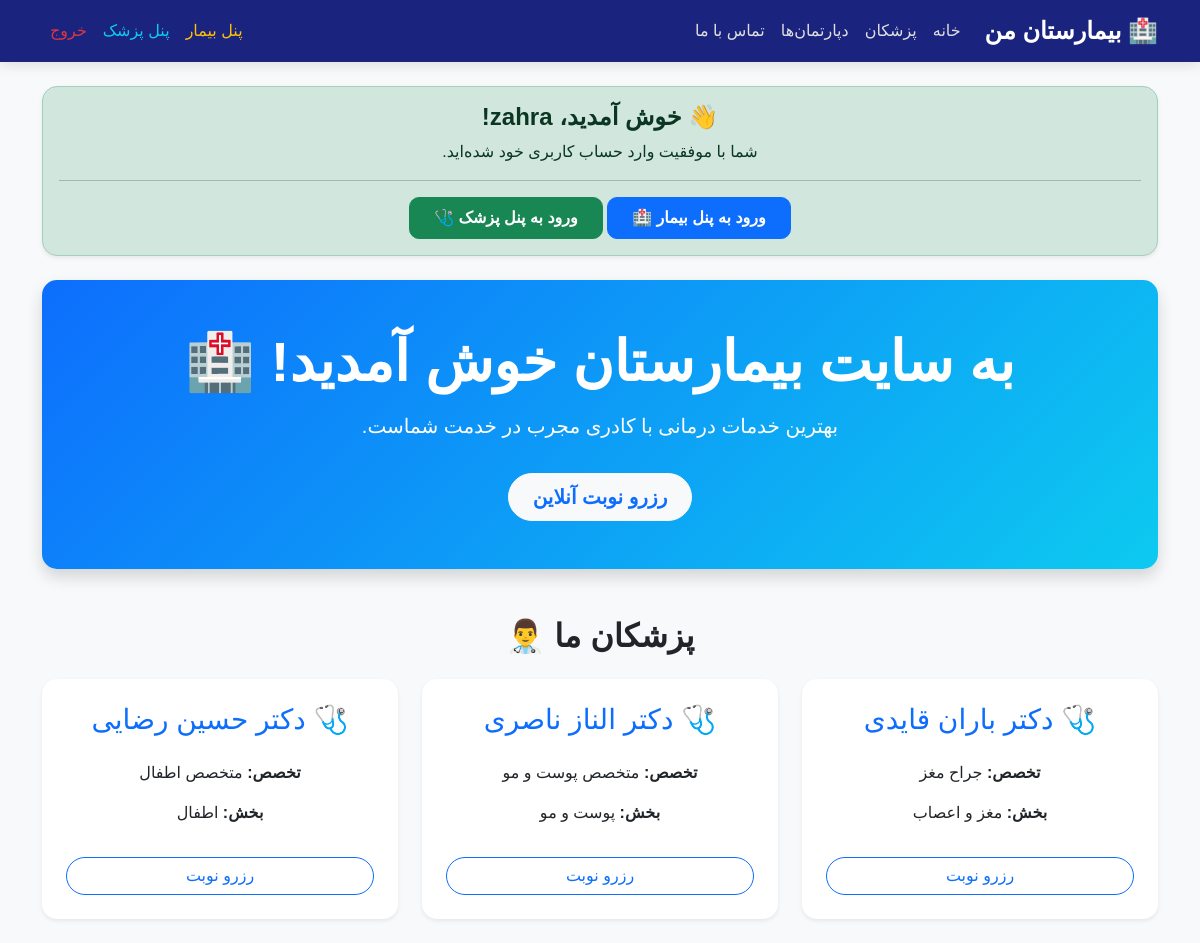
Screenshot of / (signed in) with the database file from the repository.
### hospital/models.py (models this page shows, shortened)
class Doctor(models.Model):
    user = models.OneToOneField('auth.User', on_delete=models.CASCADE, null=True, blank=True, verbose_name="کاربر")
    first_name = models.CharField(max_length=50, verbose_name="نام")
    last_name = models.CharField(max_length=50, verbose_name="نام خانوادگی")
    department = models.ForeignKey(Department, on_delete=models.CASCADE, verbose_name="دپارتمان")
    specialty = models.CharField(max_length=100, verbose_name="تخصص")
    class Meta:
        verbose_name = "پزشک"
        verbose_name_plural = "پزشکان"

class Department(models.Model):
    name = models.CharField(max_length=100, verbose_name="نام دپارتمان")
    description = models.TextField(blank=True, null=True, verbose_name="توضیحات")
    class Meta:
        verbose_name = "دپارتمان"
        verbose_name_plural = "دپارتمان‌ها"

### hospital/views.py (the view)
# urls.py: path('', views.home, name='home'),
def home(request):
    doctors = Doctor.objects.all()
    return render(request, 'home.html', {'doctors': doctors})

### hospital/templates/home.html (shortened to what this page needs)
{% extends 'base.html' %}
{% block content %}
    {% if user.is_authenticated %}
    <div class="alert alert-success text-center shadow-sm mb-4" style="border-radius: 15px;" data-aos="fade-down">
        <h4 class="alert-heading fw-bold">👋 خوش آمدید، {{ user.username }}!</h4>
        <p>شما با موفقیت وارد حساب کاربری خود شده‌اید.</p>
        <hr>
        <a href="{% url 'patient_dashboard' %}" class="btn btn-primary px-4 py-2 fw-bold" style="border-radius: 10px;">ورود به پنل بیمار 🏥</a>
        <a href="{% url 'doctor_dashboard' %}" class="btn btn-success px-4 py-2 fw-bold" style="border-radius: 10px;">ورود به پنل پزشک 🩺</a>
    </div>
    {% endif %}
    <div class="text-center text-white p-5 mb-5 shadow" style="background: linear-gradient(135deg, #0d6efd, #0dcaf0); border-radius: 15px;" data-aos="zoom-in" data-aos-duration="1200">
        <h1 class="display-4 fw-bold">به سایت بیمارستان خوش آمدید! 🏥</h1>
        <p class="lead mt-3">بهترین خدمات درمانی با کادری مجرب در خدمت شماست.</p>
        <a href="{% url 'book_appointment' %}" class="btn btn-light btn-lg mt-3 text-primary fw-bold px-4 py-2" style="border-radius: 30px;">رزرو نوبت آنلاین</a>
    </div>
    <h2 class="text-center mb-4 fw-bold" data-aos="fade-up">پزشکان ما 👨‍⚕️</h2>
    <div class="row text-center">
        {% for doctor in doctors %}
        <div class="col-md-4 mb-4">
            <div class="card p-4 shadow-sm border-0 h-100" style="border-radius: 15px;" data-aos="fade-up" data-aos-delay="{% widthratio forloop.counter0 1 200 %}">
                <h3 class="text-primary">🩺 دکتر {{ doctor.first_name }} {{ doctor.last_name }}</h3>
                <p class="mt-3"><strong>تخصص:</strong> {{ doctor.specialty }}</p>
                <p><strong>بخش:</strong> {{ doctor.department.name }}</p>
                <a href="{% url 'book_appointment' %}" class="btn btn-outline-primary mt-3" style="border-radius: 20px;">رزرو نوبت</a>
            </div>
        </div>
        {% empty %}
        <div class="col-12">
            <p class="alert alert-warning">هنوز پزشکی ثبت نشده است.</p>
        </div>
        {% endfor %}
    </div>
{% endblock %}

### hospital/templates/base.html (style rules this page uses)
body { font-family: Tahoma, Arial, sans-serif; background-color: #f8f9fa; }

### rows the page displays
Doctor: first_name "باران", last_name "قایدی", specialty "جراح مغز", department.name "مغز و اعصاب"
Doctor: first_name "الناز", last_name "ناصری", specialty "متخصص پوست و مو", department.name "پوست و مو"
Doctor: first_name "حسین", last_name "رضایی", specialty "متخصص اطفال", department.name "اطفال"

### other values shown
{{ user.username }} "zahra"
